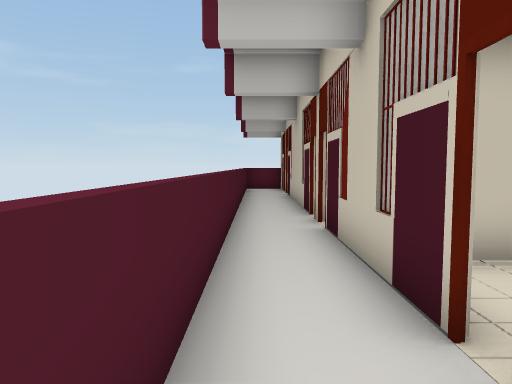
View 1 (above)

12 first-person views from a walk through a scene from a Unity 3-D project. The camera is 1.2 m above the floor, tilts 4° down and sees 70° across. Doors are open. The floor is counted in squares, 1 m on a side. Each view is taken from the middle of a square. On the plan, view 1 faces up. The plan holds only what a view shows up to about 15 squares ahead; the rest is blank. The place goes on beyond the plan. The player is left out. Some animated figures are left out. Some surface patterns are stand-ins.

View 2
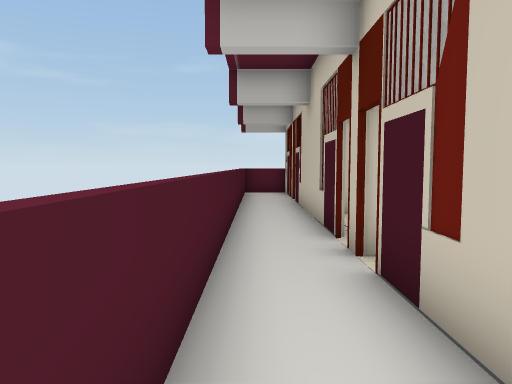

View 3
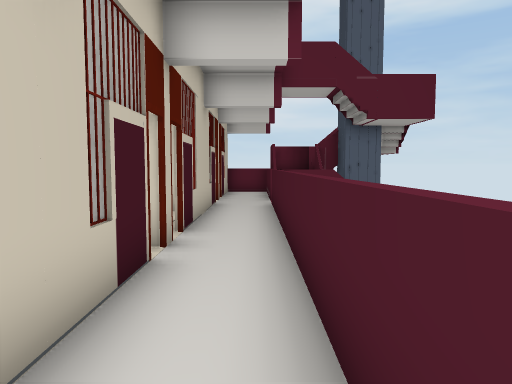

View 4
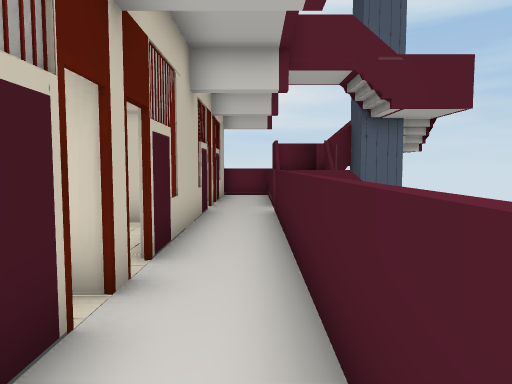

View 5
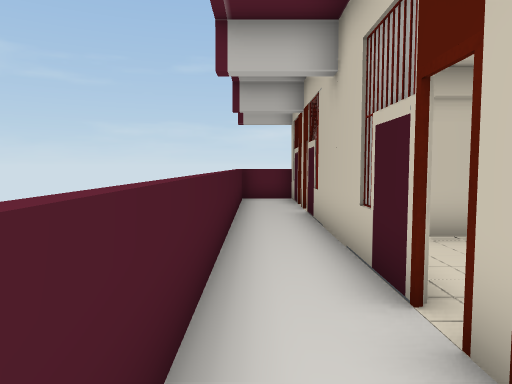

View 6
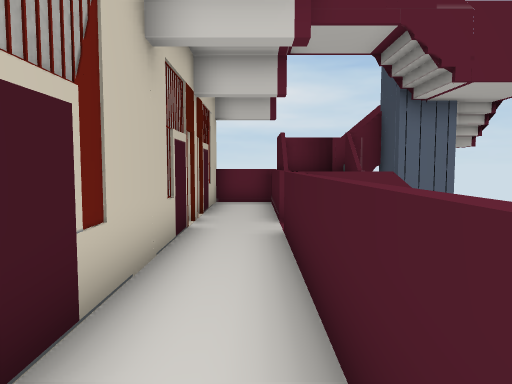

View 7
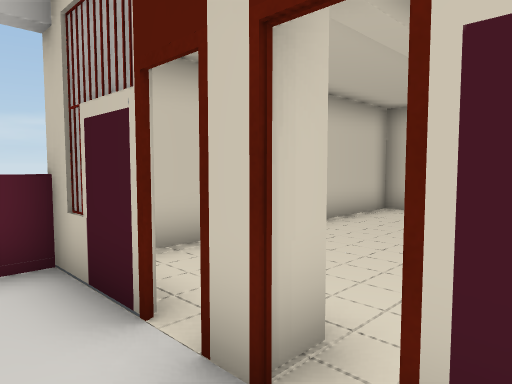

View 8
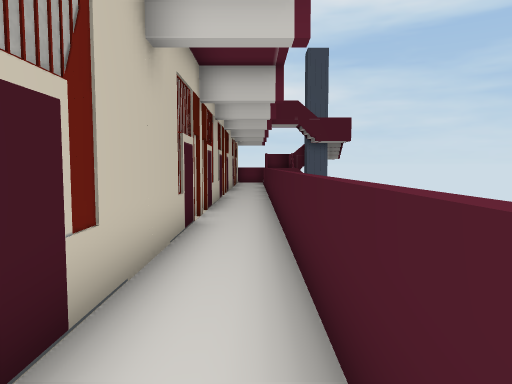

View 9
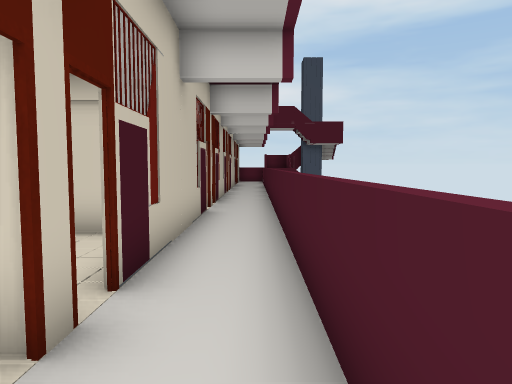

View 10
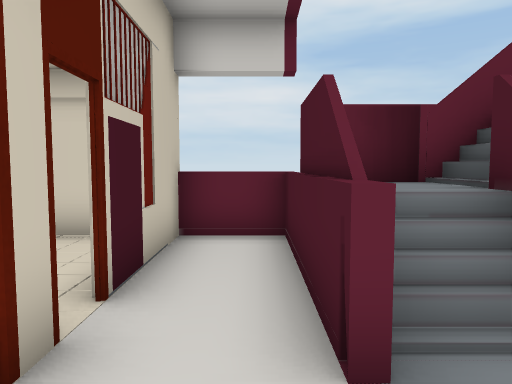

View 11
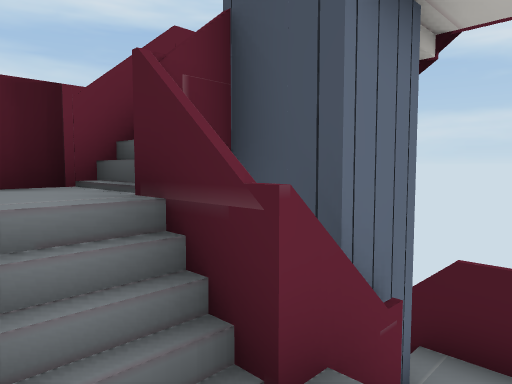

View 12
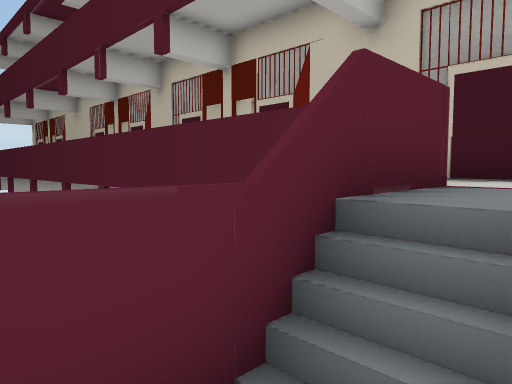

### Floor plan
Key: @ floor where view 1 was taken; # wall or solid block; x gap in a wall; . main floor; - floor 1 m lower than the main floor; / step, stairs or slope; D open door; = window, fence, low wall or low ledge.
Columns run from 6 left of view 1 to 4 right of it. Each row starts with its distance up from view 1.
 20      #=####
 19      =.#..
 18      =.#.
 17      =.Dx.
 16      =.D#.
 15      =.#.
 14      =.#..
 13      =.# .
 12      =.####
 11      =.#
 10      =.#
  9      =.D
  8      =.D
  7      =.D
  6      =.#
  5      =.###
  4      =.#..
  3      =.#.
  2      =.Dx
  1      =.D#
  0      =@#.
 -1      =.#.
 -2      =.#.
 -3      =.###
 -4  ## #=.#
 -5  --/...D
 -6 =--/.#.D
 -7 =/##=#.D.
 -8   ####.#.
 -9   ####.#..
-10      #=####
-11        #

Positions as (right, up) in squares from view 1, and headings:
1: (0, 0), facing up
2: (0, 3), facing up
3: (0, 7), facing down
4: (0, 5), facing down
5: (0, 6), facing up
6: (0, 2), facing down
7: (0, 15), facing up-right
8: (0, 17), facing down
9: (0, 19), facing down
10: (0, -4), facing down
11: (-1, -5), facing down-left
12: (-5, -6), facing up-right
